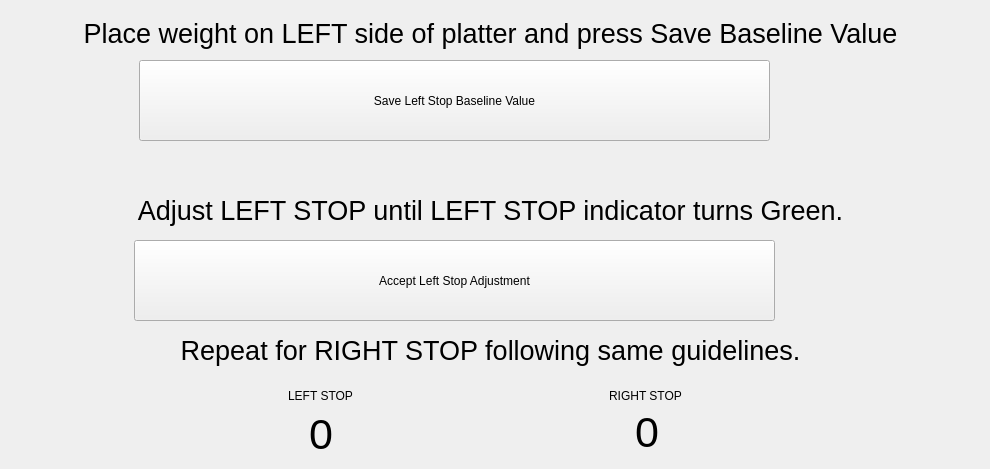
       <widget class="QWidget" name="stopsPage">
        <attribute name="title">
         <string>Stops</string>
        </attribute>
        <widget class="QLabel" name="rightStopValueLabel">
         <property name="geometry">
          <rect>
           <x>522</x>
           <y>407</y>
           <width>250</width>
           <height>51</height>
          </rect>
         </property>
         <property name="font">
          <font>
           <pointsize>32</pointsize>
           <weight>50</weight>
           <bold>false</bold>
          </font>
         </property>
         <property name="text">
          <string>0</string>
         </property>
         <property name="alignment">
          <set>Qt::AlignCenter</set>
         </property>
        </widget>
        <widget class="QLabel" name="label_32">
         <property name="geometry">
          <rect>
           <x>0</x>
           <y>190</y>
           <width>981</width>
           <height>41</height>
          </rect>
         </property>
         <property name="text">
          <string>&lt;!DOCTYPE HTML PUBLIC &quot;-//W3C//DTD HTML 4.0//EN&quot; &quot;http://www.w3.org/TR/REC-html40/strict.dtd&quot;&gt;
&lt;html&gt;&lt;head&gt;&lt;meta name=&quot;qrichtext&quot; content=&quot;1&quot; /&gt;&lt;style type=&quot;text/css&quot;&gt;
p, li { white-space: pre-wrap; }
&lt;/style&gt;&lt;/head&gt;&lt;body style=&quot; font-family:'MS Shell Dlg 2'; font-size:17pt; font-weight:400; font-style:normal;&quot;&gt;
&lt;p style=&quot; margin-top:0px; margin-bottom:0px; margin-left:0px; margin-right:0px; -qt-block-indent:0; text-indent:0px;&quot;&gt;&lt;span style=&quot; font-size:20pt;&quot;&gt;Adjust LEFT STOP until LEFT STOP indicator turns Green.&lt;/span&gt;&lt;/p&gt;&lt;/body&gt;&lt;/html&gt;</string>
         </property>
         <property name="alignment">
          <set>Qt::AlignCenter</set>
         </property>
        </widget>
        <widget class="QLabel" name="leftStopValueLabel">
         <property name="geometry">
          <rect>
           <x>196</x>
           <y>409</y>
           <width>250</width>
           <height>51</height>
          </rect>
         </property>
         <property name="font">
          <font>
           <pointsize>32</pointsize>
           <weight>50</weight>
           <bold>false</bold>
          </font>
         </property>
         <property name="text">
          <string>0</string>
         </property>
         <property name="alignment">
          <set>Qt::AlignCenter</set>
         </property>
        </widget>
        <widget class="QLabel" name="rightStopLabel">
         <property name="geometry">
          <rect>
           <x>530</x>
           <y>380</y>
           <width>231</width>
           <height>31</height>
          </rect>
         </property>
         <property name="text">
          <string>RIGHT STOP</string>
         </property>
         <property name="alignment">
          <set>Qt::AlignCenter</set>
         </property>
        </widget>
        <widget class="QLabel" name="leftStopLabel">
         <property name="geometry">
          <rect>
           <x>200</x>
           <y>380</y>
           <width>241</width>
           <height>31</height>
          </rect>
         </property>
         <property name="text">
          <string>LEFT STOP</string>
         </property>
         <property name="alignment">
          <set>Qt::AlignCenter</set>
         </property>
        </widget>
        <widget class="QPushButton" name="acceptStopsAdjustmentButton">
         <property name="geometry">
          <rect>
           <x>134</x>
           <y>240</y>
           <width>641</width>
           <height>81</height>
          </rect>
         </property>
         <property name="text">
          <string>Accept Left Stop Adjustment</string>
         </property>
        </widget>
        <widget class="QPushButton" name="saveValueButton">
         <property name="geometry">
          <rect>
           <x>139</x>
           <y>60</y>
           <width>631</width>
           <height>81</height>
          </rect>
         </property>
         <property name="text">
          <string>Save Left Stop Baseline Value</string>
         </property>
        </widget>
        <widget class="QLabel" name="label_33">
         <property name="geometry">
          <rect>
           <x>0</x>
           <y>8</y>
           <width>981</width>
           <height>51</height>
          </rect>
         </property>
         <property name="text">
          <string>&lt;!DOCTYPE HTML PUBLIC &quot;-//W3C//DTD HTML 4.0//EN&quot; &quot;http://www.w3.org/TR/REC-html40/strict.dtd&quot;&gt;
&lt;html&gt;&lt;head&gt;&lt;meta name=&quot;qrichtext&quot; content=&quot;1&quot; /&gt;&lt;style type=&quot;text/css&quot;&gt;
p, li { white-space: pre-wrap; }
&lt;/style&gt;&lt;/head&gt;&lt;body style=&quot; font-family:'MS Shell Dlg 2'; font-size:17pt; font-weight:400; font-style:normal;&quot;&gt;
&lt;p style=&quot; margin-top:0px; margin-bottom:0px; margin-left:0px; margin-right:0px; -qt-block-indent:0; text-indent:0px;&quot;&gt;&lt;span style=&quot; font-size:20pt;&quot;&gt;Place weight on LEFT side of platter and press Save Baseline Value&lt;/span&gt;&lt;/p&gt;&lt;/body&gt;&lt;/html&gt;</string>
         </property>
         <property name="alignment">
          <set>Qt::AlignCenter</set>
         </property>
        </widget>
        <widget class="QLabel" name="label_34">
         <property name="geometry">
          <rect>
           <x>0</x>
           <y>330</y>
           <width>981</width>
           <height>41</height>
          </rect>
         </property>
         <property name="text">
          <string>&lt;!DOCTYPE HTML PUBLIC &quot;-//W3C//DTD HTML 4.0//EN&quot; &quot;http://www.w3.org/TR/REC-html40/strict.dtd&quot;&gt;
&lt;html&gt;&lt;head&gt;&lt;meta name=&quot;qrichtext&quot; content=&quot;1&quot; /&gt;&lt;style type=&quot;text/css&quot;&gt;
p, li { white-space: pre-wrap; }
&lt;/style&gt;&lt;/head&gt;&lt;body style=&quot; font-family:'MS Shell Dlg 2'; font-size:17pt; font-weight:400; font-style:normal;&quot;&gt;
&lt;p align=&quot;center&quot; style=&quot; margin-top:0px; margin-bottom:0px; margin-left:0px; margin-right:0px; -qt-block-indent:0; text-indent:0px;&quot;&gt;&lt;span style=&quot; font-size:20pt;&quot;&gt;Repeat for RIGHT STOP following same guidelines.&lt;/span&gt;&lt;/p&gt;&lt;/body&gt;&lt;/html&gt;</string>
         </property>
         <property name="alignment">
          <set>Qt::AlignCenter</set>
         </property>
        </widget>
        <widget class="QLabel" name="lblSavedBaselineValue">
         <property name="geometry">
          <rect>
           <x>100</x>
           <y>140</y>
           <width>781</width>
           <height>41</height>
          </rect>
         </property>
         <property name="font">
          <font>
           <pointsize>12</pointsize>
           <weight>50</weight>
           <bold>false</bold>
          </font>
         </property>
         <property name="text">
          <string>&lt;!DOCTYPE HTML PUBLIC &quot;-//W3C//DTD HTML 4.0//EN&quot; &quot;http://www.w3.org/TR/REC-html40/strict.dtd&quot;&gt;
&lt;html&gt;&lt;head&gt;&lt;meta name=&quot;qrichtext&quot; content=&quot;1&quot; /&gt;&lt;style type=&quot;text/css&quot;&gt;
p, li { white-space: pre-wrap; }
&lt;/style&gt;&lt;/head&gt;&lt;body style=&quot; font-family:'MS Shell Dlg 2'; font-size:17pt; font-weight:400; font-style:normal;&quot;&gt;
&lt;p style=&quot;-qt-paragraph-type:empty; margin-top:0px; margin-bottom:0px; margin-left:0px; margin-right:0px; -qt-block-indent:0; text-indent:0px;&quot;&gt;&lt;br /&gt;&lt;/p&gt;&lt;/body&gt;&lt;/html&gt;</string>
         </property>
         <property name="alignment">
          <set>Qt::AlignCenter</set>
         </property>
        </widget>
       </widget>
